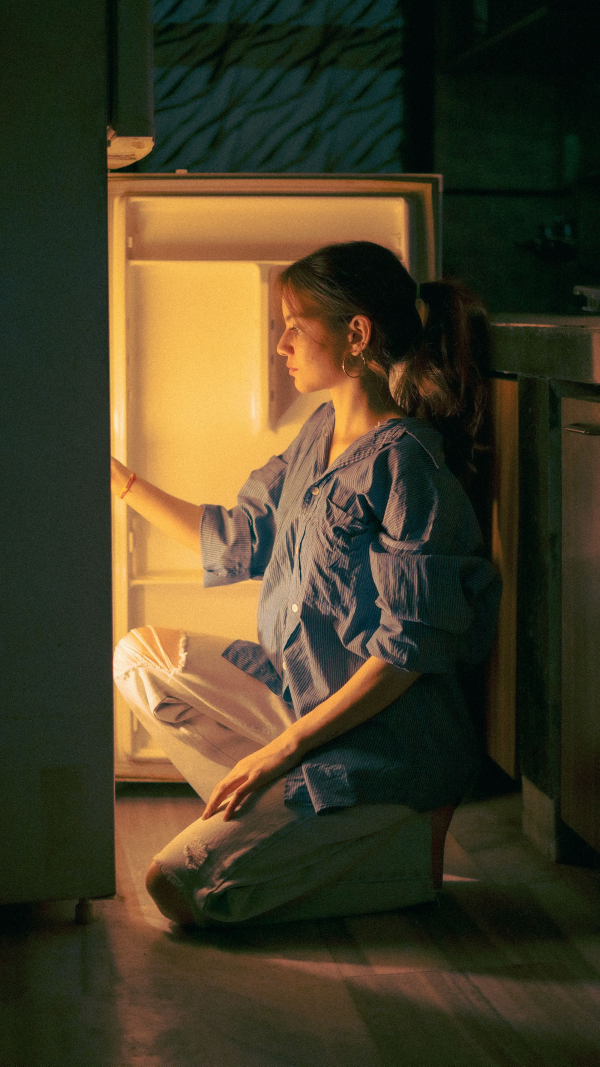
#> input picture TESTE Marina Couto/conteudos/2026-10-19-carboidrato-a-noite-engorda/assets/raw/card3-pexels-32577115.jpg, 1800 x 3199 px (shown at 1/3 size)
$ python _prep_photo_v2.py
#> lines starting #> are read from the running program, lines starting #| are printed output that depends on the picture
"""Tratamento das fotos novas do TESTE anti-IA (escolha: fotos vívidas).

Card 3: Pexels 32577115, recorte 4:5 full-bleed (mulher ajoelhada na geladeira à noite).
Card 4: Pexels 19781592, recorte 420x270 para foto dividindo o slide (arroz, feijão, carne, salada).
Vívida = só ajuste leve de contraste e tinta de marca bem fraca, sem véu creme.
"""
from pathlib import Path

from PIL import Image, ImageEnhance, ImageOps

HERE = Path(__file__).resolve().parent
RAW, OUT = HERE / "assets" / "raw", HERE / "assets" / "edited"
BRAND_DARK = "#2A4A5D"


def prep(src, dst, ratio, y_frac=0.5, tint=0.05):
#> called with src = 'card3-pexels-32577115.jpg', dst = 'card3.jpg', ratio = 0.8, y_frac = 0.55, tint = 0.05
    img = ImageOps.exif_transpose(Image.open(RAW / src).convert("RGB"))
#> img is the input picture: PIL image 1800x3199 RGB; mean R, G, B 69.4, 61.8, 38.6
    w, h = img.size
#> w = 1800; h = 3199
    if w / h > ratio:
        nw = int(h * ratio)
        x0 = (w - nw) // 2
        img = img.crop((x0, 0, x0 + nw, h))
    else:
        nh = int(w / ratio)
#> nh = 2250
        y0 = int((h - nh) * y_frac)
#> y0 = 521
        img = img.crop((0, y0, w, y0 + nh))
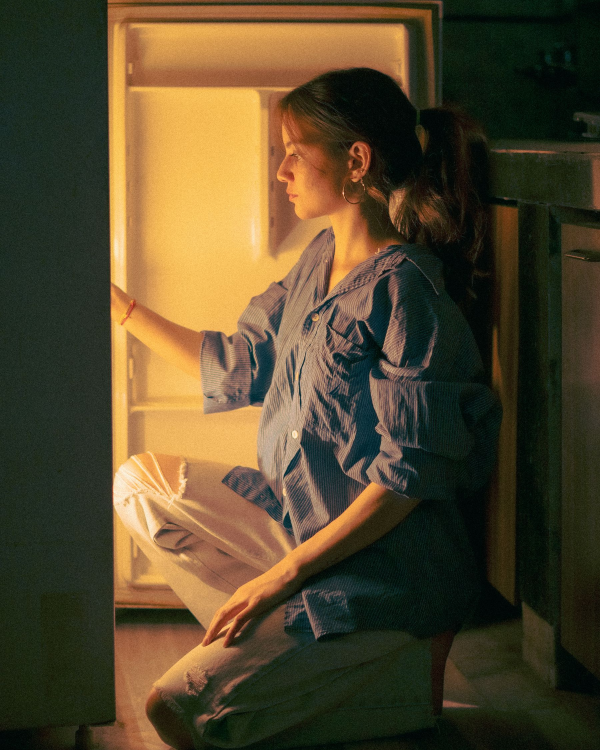
#> img: PIL image 1800x2250 RGB (shown at 1/3 size); mean R, G, B 85.2, 71.6, 44.6
    img.thumbnail((1600, 1600), Image.LANCZOS)
#> img: PIL image 1280x1600 RGB
    img = ImageEnhance.Contrast(img).enhance(1.05)
    img = Image.blend(img, Image.new("RGB", img.size, BRAND_DARK), tint)
    OUT.mkdir(parents=True, exist_ok=True)
    img.save(OUT / dst, "JPEG", quality=85, optimize=True)
    print(dst, img.size)
#| card3.jpg (1280, 1600)


prep("card3-pexels-32577115.jpg", "card3.jpg", 1080 / 1350, y_frac=0.55)
prep("card4-pexels-19781592.jpg", "card4.jpg", 420 / 270)
#> call 2 of prep, with src = 'card4-pexels-19781592.jpg', dst = 'card4.jpg', ratio = 1.56, y_frac = 0.5, tint = 0.05
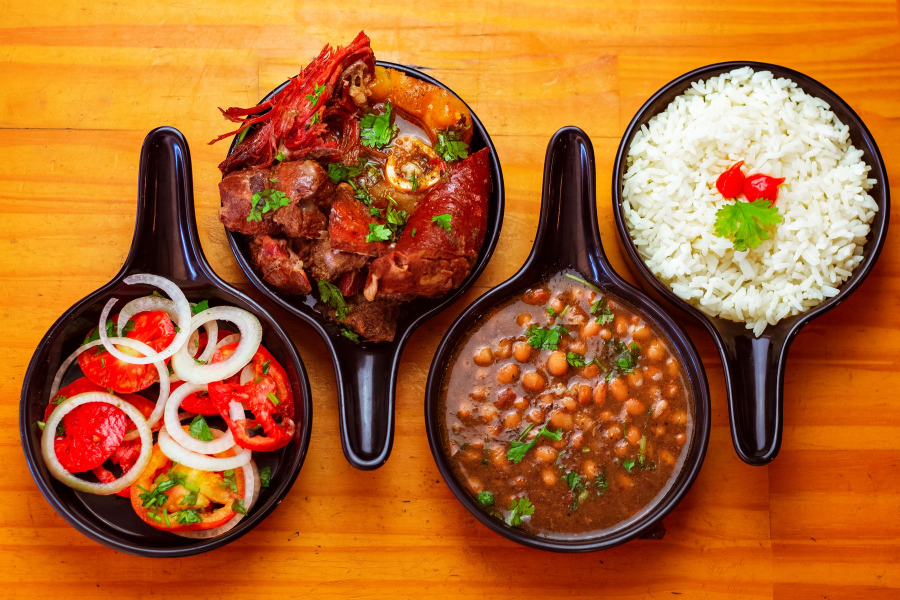
#> input picture TESTE Marina Couto/conteudos/2026-10-19-carboidrato-a-noite-engorda/assets/raw/card4-pexels-19781592.jpg, 1800 x 1200 px (shown at 1/2 size)
#> in prep, img is the input picture: PIL image 1800x1200 RGB; mean R, G, B 175.1, 102.6, 44.7
#> in prep (call 2), `img = img.crop((0, y0, w, y0 + nh))`:
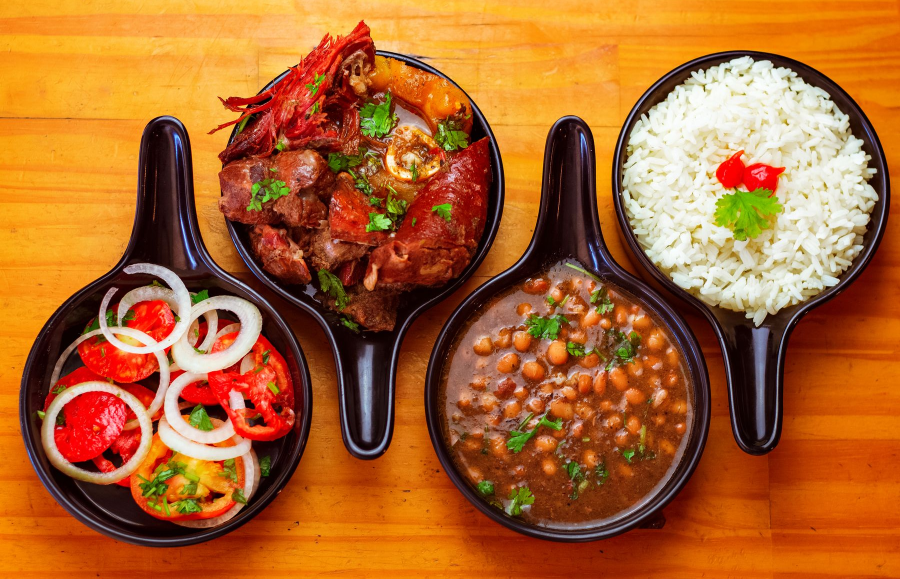
#> img: PIL image 1800x1157 RGB (shown at 1/2 size); mean R, G, B 173.1, 101.5, 45.4
#> in prep (call 2), `img = ImageEnhance.Contrast(img).enhance(1.05)`:
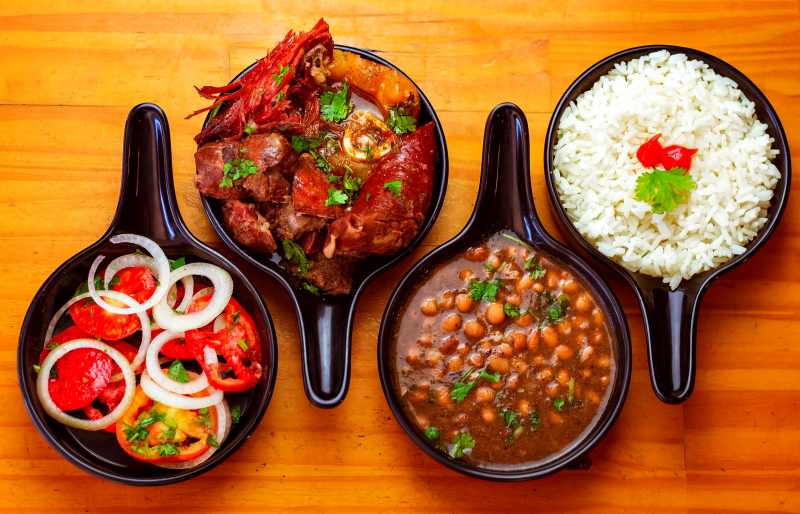
#> img: PIL image 1600x1028 RGB (shown at 1/2 size); mean R, G, B 174.9, 100.6, 43.1
#| card4.jpg (1600, 1028)
